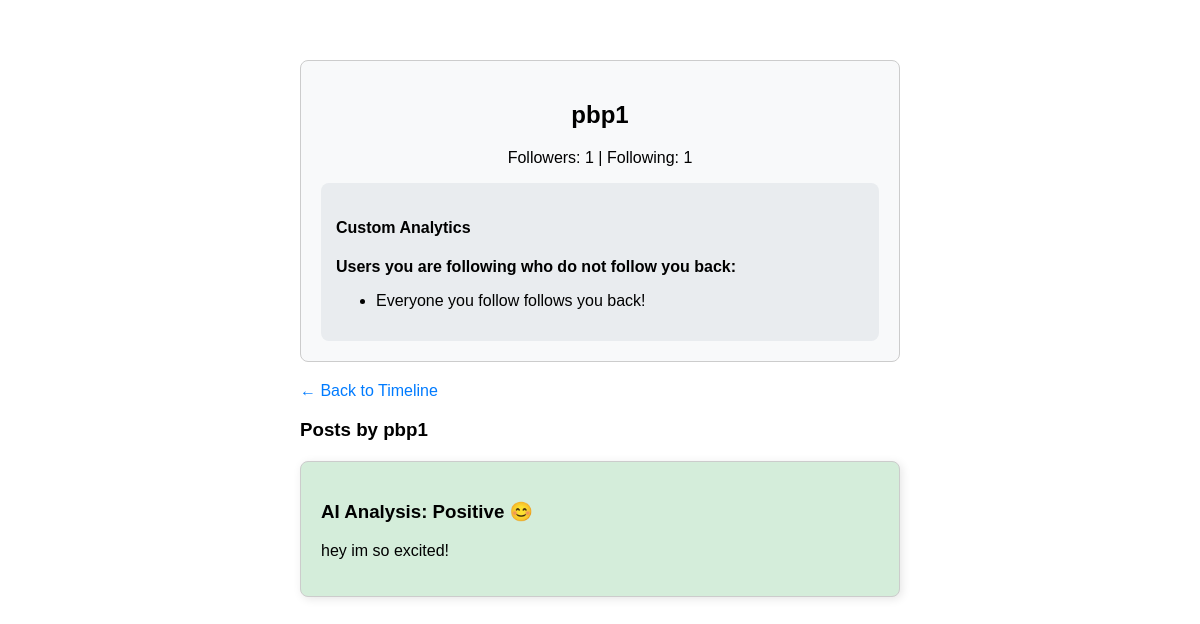
Page /profile/pbp1 (signed in) on the earlier database version.
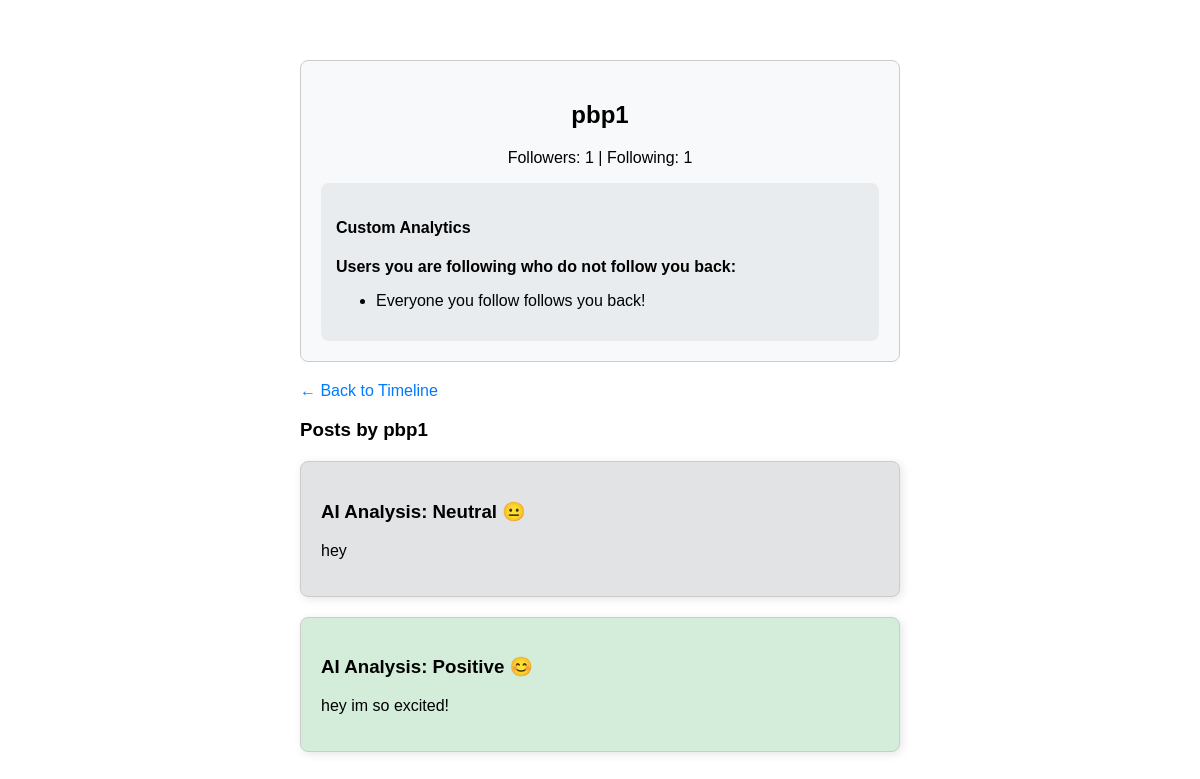
Same page on the later database version.
### app.py (models this page shows)
class Post(db.Model):
    id = db.Column(db.Integer, primary_key=True)
    text = db.Column(db.String(500), nullable=False)
    mood = db.Column(db.String(50), nullable=False)
    color = db.Column(db.String(20), nullable=False)
    user_id = db.Column(db.Integer, db.ForeignKey('user.id'), nullable=False)

### app.py (the view)
@app.route('/profile/<username>')
@login_required
def profile(username):
    user = User.query.filter_by(username=username).first_or_404()
    posts = Post.query.filter_by(user_id=user.id).order_by(Post.id.desc()).all()
    following_list = set(user.followed)
    followers_list = set(user.followers)
    not_following_back = following_list - followers_list
    return render_template('profile.html', user=user, posts=posts, not_following_back=not_following_back)

### app.py (called while the page is built)
@login_manager.user_loader
def load_user(user_id):
    return User.query.get(int(user_id))

### templates/profile.html (shortened to what this page needs)
<!DOCTYPE html>
<html>
<head>
</head>
<body>
    <div class="profile-header">
        <h2>{{ user.username }}</h2>
        <p>Followers: {{ user.followers.count() }} | Following: {{ user.followed.count() }}</p>
        {% if user == current_user %}
        <div class="analytics">
            <h4>Custom Analytics</h4>
            <p><strong>Users you are following who do not follow you back:</strong></p>
            <ul>
                {% for non_follower in not_following_back %}
                    <li><a href="/profile/{{ non_follower.username }}">{{ non_follower.username }}</a></li>
                {% else %}
                    <li>Everyone you follow follows you back!</li>
                {% endfor %}
            </ul>
        </div>
        {% endif %}
    </div>
    <a href="/">← Back to Timeline</a>
    <h3>Posts by {{ user.username }}</h3>
    {% for post in posts %}
    <div class="post" style="background-color: {{ post.color }};">
        <h3>AI Analysis: {{ post.mood }}</h3>
        <p>{{ post.text }}</p>
    </div>
    {% else %}
    <p>This user hasn't posted anything yet.</p>
    {% endfor %}
</body>
</html>

Differences in the rows shown:
added Post: mood "Neutral 😐", text "hey"
